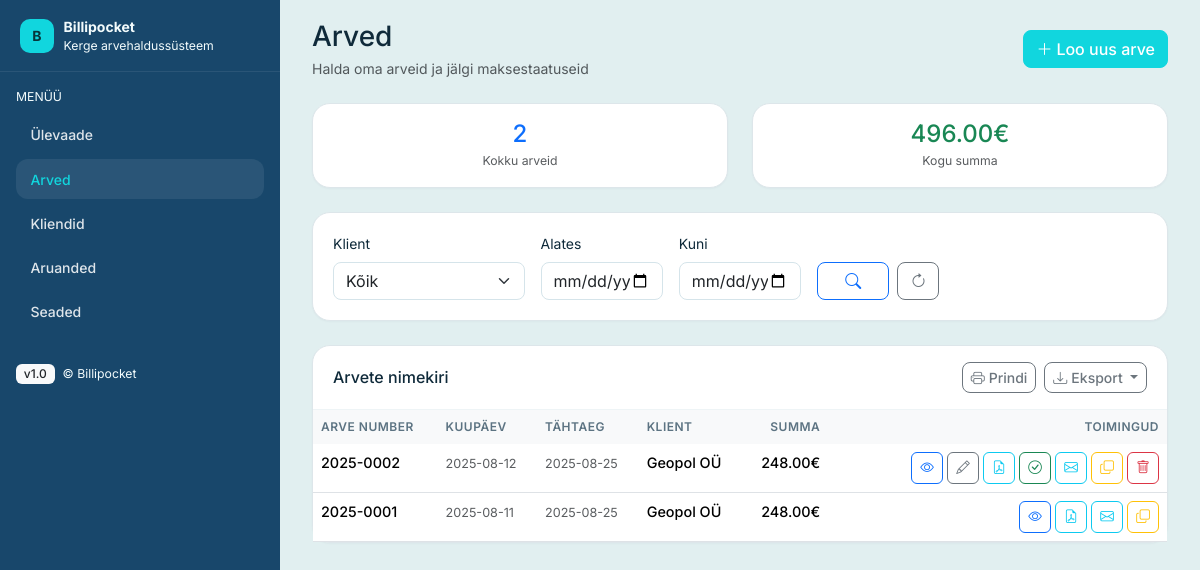
Page /invoices on the committed database.
### app/models.py (models this page shows, shortened)
class Invoice(db.Model):
    __tablename__ = 'invoices'
    id = db.Column(db.Integer, primary_key=True)
    number = db.Column(db.String(20), nullable=False, unique=True)
    client_id = db.Column(db.Integer, db.ForeignKey('clients.id'), nullable=False)
    date = db.Column(db.Date, nullable=False, default=date.today)
    due_date = db.Column(db.Date, nullable=False)
    subtotal = db.Column(db.Numeric(10, 2), nullable=False, default=0)
    vat_rate_id = db.Column(db.Integer, db.ForeignKey('vat_rates.id'), nullable=True)  # Reference to VatRate
    vat_rate = db.Column(db.Numeric(5, 2), nullable=False, default=24)  # Keep for backward compatibility
    total = db.Column(db.Numeric(10, 2), nullable=False, default=0)
    status = db.Column(db.String(20), nullable=False, default='mustand')  # mustand, saadetud, makstud, tähtaeg ületatud
    created_at = db.Column(db.DateTime, default=datetime.utcnow)
    updated_at = db.Column(db.DateTime, default=datetime.utcnow, onupdate=datetime.utcnow)
    lines = db.relationship('InvoiceLine', backref='invoice', lazy=True, cascade='all, delete-orphan')
    __table_args__ = (
        db.CheckConstraint('subtotal >= 0', name='check_subtotal_positive'),
        db.CheckConstraint('total >= 0', name='check_total_positive'),
        db.CheckConstraint('vat_rate >= 0', name='check_vat_rate_positive'),
        db.CheckConstraint("status IN ('mustand', 'saadetud', 'makstud', 'tähtaeg ületatud')", name='check_status_valid'),
    )
    @property
    def is_overdue(self):
        return self.due_date < date.today() and self.status in ['saadetud']
    @classmethod
    def update_overdue_invoices(cls):
        today = date.today()
        overdue_invoices = cls.query.filter(
            cls.due_date < today,
            cls.status == 'saadetud'
        ).all()
        count = 0
        for invoice in overdue_invoices:
            invoice.status = 'tähtaeg ületatud'
            invoice.updated_at = datetime.utcnow()
            count += 1
        return count

class Client(db.Model):
    __tablename__ = 'clients'
    id = db.Column(db.Integer, primary_key=True)
    name = db.Column(db.String(200), nullable=False)
    registry_code = db.Column(db.String(20), nullable=True)
    email = db.Column(db.String(120), nullable=True)
    phone = db.Column(db.String(20), nullable=True)
    address = db.Column(db.Text, nullable=True)
    created_at = db.Column(db.DateTime, default=datetime.utcnow)
    invoices = db.relationship('Invoice', backref='client', lazy=True, cascade='all, delete-orphan')

### app/routes/invoices.py (the view)
@invoices_bp.route('/invoices')
def invoices():
    search_form = InvoiceSearchForm()
    clients = Client.query.order_by(Client.name.asc()).all()
    search_form.client_id.choices = [('', 'Kõik')] + [(str(c.id), c.name) for c in clients]
    status = request.args.get('status', '').strip()
    client_id = request.args.get('client_id', '').strip()
    date_from = request.args.get('date_from', '').strip()
    date_to = request.args.get('date_to', '').strip()
    query = Invoice.query.join(Client)
    if status and status != '':
        query = query.filter(Invoice.status == status)
    if client_id and client_id != '':
        query = query.filter(Invoice.client_id == int(client_id))
    if date_from:
        try:
            from_date = datetime.strptime(date_from, '%Y-%m-%d').date()
            query = query.filter(Invoice.date >= from_date)
        except ValueError:
            pass
    if date_to:
        try:
            to_date = datetime.strptime(date_to, '%Y-%m-%d').date()
            query = query.filter(Invoice.date <= to_date)
        except ValueError:
            pass
    updated_count = Invoice.update_overdue_invoices()
    if updated_count > 0:
        db.session.commit()
    invoices_list = query.order_by(Invoice.date.desc()).all()
    invoices_data = []
    for invoice in invoices_list:
        invoices_data.append({
            'id': invoice.id,
            'no': invoice.number,
            'date': invoice.date.strftime('%Y-%m-%d'),
            'due_date': invoice.due_date.strftime('%Y-%m-%d'),
            'client': invoice.client.name,
            'client_id': invoice.client_id,
            'total': float(invoice.total),
            'status': invoice.status,
            'is_overdue': invoice.is_overdue
        })
    search_form.status.data = status
    search_form.client_id.data = client_id
    if date_from:
        try:
            search_form.date_from.data = datetime.strptime(date_from, '%Y-%m-%d').date()
        except ValueError:
            pass
    if date_to:
        try:
            search_form.date_to.data = datetime.strptime(date_to, '%Y-%m-%d').date()
        except ValueError:
            pass
    return render_template('invoices.html',
                         invoices=invoices_data,
                         search_form=search_form)

### app/forms.py
class InvoiceSearchForm(FlaskForm):
    status = SelectField('Staatus', choices=[
        ('', 'Kõik'),
        ('mustand', 'Mustand'),
        ('saadetud', 'Saadetud'),
        ('makstud', 'Makstud'),
        ('tähtaeg ületatud', 'Tähtaeg ületatud')
    ], default='')
    client_id = SelectField('Klient', choices=[('', 'Kõik')], coerce=str, default='')
    date_from = DateField('Alates', validators=[Optional()])
    date_to = DateField('Kuni', validators=[Optional()])
    def __init__(self, *args, **kwargs):
        super(InvoiceSearchForm, self).__init__(*args, **kwargs)
        self.client_id.choices = [('', 'Kõik')]

### templates/invoices.html (shortened to what this page needs)
{% extends 'layout.html' %}
{% block extra_css %}
<link rel="stylesheet" href="https://cdn.jsdelivr.net/npm/bootstrap-icons@1.11.3/font/bootstrap-icons.css">
{% endblock %}
{% block content %}
<section id="invoices" class="mb-4">
  <div class="d-flex justify-content-between align-items-center mb-4">
    <div>
      <h1 class="h3 mb-1">Arved</h1>
      <p class="text-muted mb-0">Halda oma arveid ja jälgi maksestaatuseid</p>
    </div>
    <a href="{{ url_for('invoices.new_invoice') }}" class="btn btn-primary">
      <i class="bi bi-plus-lg me-1"></i>Loo uus arve
    </a>
  </div>
  <div class="row mb-4">
    <div class="col-md-6 col-6">
      <div class="bp-card text-center">
        <div class="bp-card-body py-3">
          <div class="h4 mb-1 text-primary">{{ invoices|length }}</div>
          <div class="small text-muted">Kokku arveid</div>
        </div>
      </div>
    </div>
    <div class="col-md-6 col-6">
      <div class="bp-card text-center">
        <div class="bp-card-body py-3">
          <div class="h4 mb-1 text-success">{{ "%.2f"|format(invoices|sum(attribute='total')) }}€</div>
          <div class="small text-muted">Kogu summa</div>
        </div>
      </div>
    </div>
  </div>
  <div class="bp-card mb-4">
    <div class="bp-card-body">
      <form method="GET" class="row g-3">
        <div class="col-md-3">
          <label for="{{ search_form.client_id.id }}" class="form-label">Klient</label>
          {{ search_form.client_id(class_="form-select") }}
        </div>
        <div class="col-md-2">
          <label for="{{ search_form.date_from.id }}" class="form-label">Alates</label>
          {{ search_form.date_from(class_="form-control") }}
        </div>
        <div class="col-md-2">
          <label for="{{ search_form.date_to.id }}" class="form-label">Kuni</label>
          {{ search_form.date_to(class_="form-control") }}
        </div>
        <div class="col-md-2 d-flex align-items-end">
          <div class="d-flex gap-2 w-100">
            <button type="submit" class="btn btn-outline-primary flex-fill">
              <i class="bi bi-search"></i>
            </button>
            <a href="{{ url_for('invoices.invoices') }}" class="btn btn-outline-secondary">
              <i class="bi bi-arrow-clockwise"></i>
            </a>
          </div>
        </div>
      </form>
    </div>
  </div>
  <div class="bp-card">
    <div class="bp-card-header d-flex align-items-center justify-content-between flex-wrap gap-2">
      <h2 class="h6 m-0">Arvete nimekiri</h2>
      <div class="d-flex gap-2">
        <button class="btn btn-outline-secondary btn-sm" onclick="window.print()">
          <i class="bi bi-printer me-1"></i>Prindi
        </button>
        <div class="dropdown">
          <button class="btn btn-outline-secondary btn-sm dropdown-toggle" type="button" data-bs-toggle="dropdown">
            <i class="bi bi-download me-1"></i>Eksport
          </button>
        </div>
      </div>
    </div>
    <div class="bp-card-body p-0">
      {% if invoices %}
      <div class="table-responsive">
        <table class="table table-hover mb-0">
          <thead class="table-light">
            <tr>
              <th class="border-0">Arve number</th>
              <th class="border-0">Kuupäev</th>
              <th class="border-0">Tähtaeg</th>
              <th class="border-0">Klient</th>
              <th class="border-0 text-end">Summa</th>
              <th class="border-0 text-end">Toimingud</th>
            </tr>
          </thead>
          <tbody>
            {% for invoice in invoices %}
            <tr>
              <td>
                <div class="fw-medium">{{ invoice.no }}</div>
              </td>
              <td>
                <small class="text-muted">{{ invoice.date }}</small>
              </td>
              <td>
                <small class="{% if invoice.is_overdue %}text-danger{% else %}text-muted{% endif %}">
                  {{ invoice.due_date }}
                </small>
              </td>
              <td>
                <div class="fw-medium">{{ invoice.client }}</div>
              </td>
              <td class="text-end">
                <span class="fw-medium">{{ "%.2f"|format(invoice.total) }}€</span>
              </td>
              <td class="text-end">
                <div class="bp-invoice-actions d-flex gap-1 justify-content-end" role="group">
                  <a href="{{ url_for('invoices.view_invoice', invoice_id=invoice.id) }}"
                     class="btn btn-outline-primary btn-sm bp-action-btn"
                     title="Vaata arvet">
                    <i class="bi bi-eye"></i>
                  </a>
                  {% if invoice.status != 'makstud' %}
                  <a href="{{ url_for('invoices.edit_invoice', invoice_id=invoice.id) }}"
                     class="btn btn-outline-secondary btn-sm bp-action-btn"
                     title="Muuda arvet">
                    <i class="bi bi-pencil"></i>
                  </a>
                  {% endif %}
                  <div class="dropdown">
                    <button class="btn btn-outline-info btn-sm bp-action-btn dropdown-toggle" type="button"
                            data-bs-toggle="dropdown" title="PDF laadi alla">
                      <i class="bi bi-file-earmark-pdf"></i>
                    </button>
                  </div>
                  {% if invoice.status != 'makstud' %}
                  <div class="dropdown">
                    <button class="btn btn-outline-success btn-sm bp-action-btn dropdown-toggle" type="button"
                            data-bs-toggle="dropdown" title="Muuda staatust">
                      <i class="bi bi-check-circle"></i>
                    </button>
                  </div>
                  {% endif %}
                  <button type="button" class="btn btn-outline-info btn-sm bp-action-btn"
                          onclick="emailInvoice({{ invoice.id }}, '{{ invoice.no }}', '{{ invoice.client }}')"
                          title="Saada e-mailiga">
                    <i class="bi bi-envelope"></i>
                  </button>
                  <button type="button" class="btn btn-outline-warning btn-sm bp-action-btn"
                          onclick="duplicateInvoice({{ invoice.id }}, '{{ invoice.no }}')"
                          title="Dubleeri arve">
                    <i class="bi bi-copy"></i>
                  </button>
                  {% if invoice.status != 'makstud' %}
                  <button type="button" class="btn btn-outline-danger btn-sm bp-action-btn"
                          onclick="deleteInvoice({{ invoice.id }}, '{{ invoice.no }}')"
                          title="Kustuta arve">
                    <i class="bi bi-trash"></i>
                  </button>
                  {% endif %}
                </div>
              </td>
            </tr>
            {% endfor %}
          </tbody>
        </table>
      </div>
      {% endif %}
    </div>
  </div>
</section>
{% endblock %}

### static/css/billipocket.css (style rules this page uses)
:root { --bp-bg: #e1eff0; --bp-surface: #ffffff; --bp-primary: #11D6DE; --bp-primary-600: #0fb9c0; --bp-primary-700: #0da0a6; --bp-ink: #0f2a3a; --bp-muted: #5c7382; --bp-sidebar: #18476b; --bp-sidebar-contrast: #f2fbfc; --bp-success: #198754; --bp-warning: #ffc107; --bp-danger: #dc3545; --bp-info: #0dcaf0; --bp-light: #f8f9fa; --bp-dark: #212529; }
html, body { height: 100%; }
body { font-family: Inter, system-ui, -apple-system, "Segoe UI", Roboto, Helvetica, Arial, sans-serif; background: var(--bp-bg); color: var(--bp-ink); font-size: 14px; line-height: 1.5; }
.bp-card { background: var(--bp-surface); border: 1px solid #dde6ea; border-radius: 18px; box-shadow: 0 1px 2px rgba(12, 38, 52, 0.03); transition: box-shadow 0.2s ease; }
.bp-card-header { padding: 1rem 1.25rem; border-bottom: 1px solid #eef4f6; background: rgba(var(--bp-primary), 0.02); }
.bp-card-body { padding: 1.25rem; }
.form-control { border-radius: 8px; border: 1px solid #d5e4ea; transition: all 0.2s ease; }
.form-select { border-radius: 8px; border: 1px solid #d5e4ea; transition: all 0.2s ease; }
.btn { border-radius: 8px; font-weight: 500; transition: all 0.2s ease; }
.btn-primary { background: var(--bp-primary); border-color: var(--bp-primary); }
.table { font-size: 0.9rem; }
.table th { font-weight: 600; color: var(--bp-muted); text-transform: uppercase; font-size: 0.75rem; letter-spacing: 0.5px; }
.bp-invoice-actions { min-width: 280px; }
.bp-action-btn { width: 32px; height: 32px; padding: 0; display: inline-flex; align-items: center; justify-content: center; border-radius: 6px; transition: all 0.2s ease; }
.bp-action-btn i { font-size: 0.85rem; }
.bp-action-btn.dropdown-toggle::after { display: none; }

### rows in the picture
Invoice: no "2025-0002", date "2025-08-12", due_date "2025-08-25", client "Geopol OÜ", total "248.00"
Invoice: no "2025-0001", date "2025-08-11", due_date "2025-08-25", client "Geopol OÜ", total "248.00"

### other values in the picture
{{ invoices|length }} "2"
{{ "%.2f"|format(invoices|sum(attribute='total')) }} "496.00"
